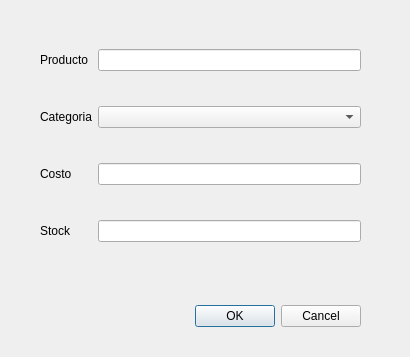
<?xml version="1.0" encoding="UTF-8"?>
<ui version="4.0">
 <class>Dialog</class>
 <widget class="QDialog" name="Dialog">
  <property name="geometry">
   <rect>
    <x>0</x>
    <y>0</y>
    <width>410</width>
    <height>357</height>
   </rect>
  </property>
  <property name="windowTitle">
   <string>Dialog</string>
  </property>
  <widget class="QDialogButtonBox" name="buttonBox">
   <property name="geometry">
    <rect>
     <x>40</x>
     <y>300</y>
     <width>321</width>
     <height>32</height>
    </rect>
   </property>
   <property name="orientation">
    <enum>Qt::Horizontal</enum>
   </property>
   <property name="standardButtons">
    <set>QDialogButtonBox::Cancel|QDialogButtonBox::Ok</set>
   </property>
  </widget>
  <widget class="QWidget" name="gridLayoutWidget">
   <property name="geometry">
    <rect>
     <x>40</x>
     <y>20</y>
     <width>321</width>
     <height>251</height>
    </rect>
   </property>
   <layout class="QGridLayout" name="gridLayout">
    <item row="3" column="0">
     <widget class="QLabel" name="label_4">
      <property name="text">
       <string>Stock</string>
      </property>
     </widget>
    </item>
    <item row="2" column="0">
     <widget class="QLabel" name="label_3">
      <property name="text">
       <string>Costo</string>
      </property>
     </widget>
    </item>
    <item row="0" column="1">
     <widget class="QLineEdit" name="lineEdit"/>
    </item>
    <item row="1" column="1">
     <widget class="QComboBox" name="comboBox"/>
    </item>
    <item row="3" column="1">
     <widget class="QLineEdit" name="lineEdit_4"/>
    </item>
    <item row="2" column="1">
     <widget class="QLineEdit" name="lineEdit_3"/>
    </item>
    <item row="1" column="0">
     <widget class="QLabel" name="label">
      <property name="text">
       <string>Categoria</string>
      </property>
     </widget>
    </item>
    <item row="0" column="0">
     <widget class="QLabel" name="label_2">
      <property name="text">
       <string>Producto</string>
      </property>
     </widget>
    </item>
   </layout>
  </widget>
 </widget>
 <resources/>
 <connections>
  <connection>
   <sender>buttonBox</sender>
   <signal>accepted()</signal>
   <receiver>Dialog</receiver>
   <slot>accept()</slot>
   <hints>
    <hint type="sourcelabel">
     <x>248</x>
     <y>254</y>
    </hint>
    <hint type="destinationlabel">
     <x>157</x>
     <y>274</y>
    </hint>
   </hints>
  </connection>
  <connection>
   <sender>buttonBox</sender>
   <signal>rejected()</signal>
   <receiver>Dialog</receiver>
   <slot>reject()</slot>
   <hints>
    <hint type="sourcelabel">
     <x>316</x>
     <y>260</y>
    </hint>
    <hint type="destinationlabel">
     <x>286</x>
     <y>274</y>
    </hint>
   </hints>
  </connection>
 </connections>
</ui>
